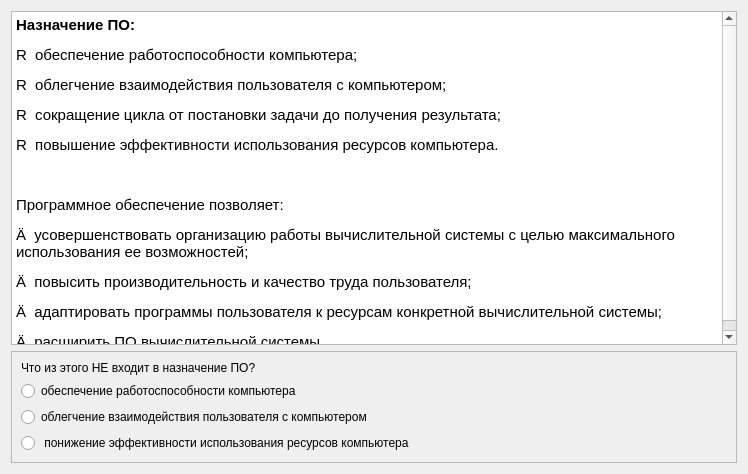
          <widget class="QWidget" name="scrollAreaWidgetContents_5">
           <property name="geometry">
            <rect>
             <x>0</x>
             <y>0</y>
             <width>748</width>
             <height>474</height>
            </rect>
           </property>
           <layout class="QVBoxLayout" name="verticalLayout_16">
            <item>
             <widget class="QTextEdit" name="textEdit_5">
              <property name="html">
               <string>&lt;!DOCTYPE HTML PUBLIC &quot;-//W3C//DTD HTML 4.0//EN&quot; &quot;http://www.w3.org/TR/REC-html40/strict.dtd&quot;&gt;
&lt;html&gt;&lt;head&gt;&lt;meta name=&quot;qrichtext&quot; content=&quot;1&quot; /&gt;&lt;style type=&quot;text/css&quot;&gt;
p, li { white-space: pre-wrap; }
&lt;/style&gt;&lt;/head&gt;&lt;body style=&quot; font-family:'MS Shell Dlg 2'; font-size:7.8pt; font-weight:400; font-style:normal;&quot;&gt;
&lt;p style=&quot; margin-top:12px; margin-bottom:12px; margin-left:0px; margin-right:0px; -qt-block-indent:0; text-indent:0px;&quot;&gt;&lt;span style=&quot; font-size:11pt; font-weight:600;&quot;&gt;Назначение ПО:&lt;/span&gt;&lt;span style=&quot; font-size:11pt;&quot;&gt; &lt;/span&gt;&lt;/p&gt;
&lt;p style=&quot; margin-top:12px; margin-bottom:12px; margin-left:0px; margin-right:0px; -qt-block-indent:0; text-indent:0px;&quot;&gt;&lt;span style=&quot; font-family:'Wingdings 2'; font-size:11pt;&quot;&gt;R&lt;/span&gt;&lt;span style=&quot; font-family:'Times New Roman'; font-size:11pt;&quot;&gt;  &lt;/span&gt;&lt;span style=&quot; font-size:11pt;&quot;&gt;обеспечение работоспособности компьютера; &lt;/span&gt;&lt;/p&gt;
&lt;p style=&quot; margin-top:12px; margin-bottom:12px; margin-left:0px; margin-right:0px; -qt-block-indent:0; text-indent:0px;&quot;&gt;&lt;span style=&quot; font-family:'Wingdings 2'; font-size:11pt;&quot;&gt;R&lt;/span&gt;&lt;span style=&quot; font-family:'Times New Roman'; font-size:11pt;&quot;&gt;  &lt;/span&gt;&lt;span style=&quot; font-size:11pt;&quot;&gt;облегчение взаимодействия пользователя с компьютером; &lt;/span&gt;&lt;/p&gt;
&lt;p style=&quot; margin-top:12px; margin-bottom:12px; margin-left:0px; margin-right:0px; -qt-block-indent:0; text-indent:0px;&quot;&gt;&lt;span style=&quot; font-family:'Wingdings 2'; font-size:11pt;&quot;&gt;R&lt;/span&gt;&lt;span style=&quot; font-family:'Times New Roman'; font-size:11pt;&quot;&gt;  &lt;/span&gt;&lt;span style=&quot; font-size:11pt;&quot;&gt;сокращение цикла от постановки задачи до получения результата; &lt;/span&gt;&lt;/p&gt;
&lt;p style=&quot; margin-top:12px; margin-bottom:12px; margin-left:0px; margin-right:0px; -qt-block-indent:0; text-indent:0px;&quot;&gt;&lt;span style=&quot; font-family:'Wingdings 2'; font-size:11pt;&quot;&gt;R&lt;/span&gt;&lt;span style=&quot; font-family:'Times New Roman'; font-size:11pt;&quot;&gt;  &lt;/span&gt;&lt;span style=&quot; font-size:11pt;&quot;&gt;повышение эффективности использования ресурсов компьютера. &lt;/span&gt;&lt;/p&gt;
&lt;p style=&quot; margin-top:12px; margin-bottom:12px; margin-left:0px; margin-right:0px; -qt-block-indent:0; text-indent:0px;&quot;&gt;&lt;span style=&quot; font-size:11pt;&quot;&gt;  &lt;/span&gt;&lt;/p&gt;
&lt;p style=&quot; margin-top:12px; margin-bottom:12px; margin-left:0px; margin-right:0px; -qt-block-indent:0; text-indent:0px;&quot;&gt;&lt;span style=&quot; font-size:11pt;&quot;&gt;Программное обеспечение позволяет: &lt;/span&gt;&lt;/p&gt;
&lt;p style=&quot; margin-top:12px; margin-bottom:12px; margin-left:0px; margin-right:0px; -qt-block-indent:0; text-indent:0px;&quot;&gt;&lt;span style=&quot; font-family:'Wingdings'; font-size:11pt;&quot;&gt;Ä&lt;/span&gt;&lt;span style=&quot; font-family:'Times New Roman'; font-size:11pt;&quot;&gt;  &lt;/span&gt;&lt;span style=&quot; font-size:11pt;&quot;&gt;усовершенствовать организацию работы вычислительной системы с целью максимального использования ее возможностей; &lt;/span&gt;&lt;/p&gt;
&lt;p style=&quot; margin-top:12px; margin-bottom:12px; margin-left:0px; margin-right:0px; -qt-block-indent:0; text-indent:0px;&quot;&gt;&lt;span style=&quot; font-family:'Wingdings'; font-size:11pt;&quot;&gt;Ä&lt;/span&gt;&lt;span style=&quot; font-family:'Times New Roman'; font-size:11pt;&quot;&gt;  &lt;/span&gt;&lt;span style=&quot; font-size:11pt;&quot;&gt;повысить производительность и качество труда пользователя; &lt;/span&gt;&lt;/p&gt;
&lt;p style=&quot; margin-top:12px; margin-bottom:12px; margin-left:0px; margin-right:0px; -qt-block-indent:0; text-indent:0px;&quot;&gt;&lt;span style=&quot; font-family:'Wingdings'; font-size:11pt;&quot;&gt;Ä&lt;/span&gt;&lt;span style=&quot; font-family:'Times New Roman'; font-size:11pt;&quot;&gt;  &lt;/span&gt;&lt;span style=&quot; font-size:11pt;&quot;&gt;адаптировать программы пользователя к ресурсам конкретной вычислительной системы; &lt;/span&gt;&lt;/p&gt;
&lt;p style=&quot; margin-top:12px; margin-bottom:12px; margin-left:0px; margin-right:0px; -qt-block-indent:0; text-indent:0px;&quot;&gt;&lt;span style=&quot; font-family:'Wingdings'; font-size:11pt;&quot;&gt;Ä&lt;/span&gt;&lt;span style=&quot; font-family:'Times New Roman'; font-size:11pt;&quot;&gt;  &lt;/span&gt;&lt;span style=&quot; font-size:11pt;&quot;&gt;расширить ПО вычислительной системы. &lt;/span&gt;&lt;/p&gt;&lt;/body&gt;&lt;/html&gt;</string>
              </property>
             </widget>
            </item>
            <item>
             <widget class="QFrame" name="frame_5">
              <property name="frameShape">
               <enum>QFrame::StyledPanel</enum>
              </property>
              <property name="frameShadow">
               <enum>QFrame::Raised</enum>
              </property>
              <layout class="QVBoxLayout" name="verticalLayout_15">
               <item>
                <widget class="QLabel" name="label_5">
                 <property name="text">
                  <string>Что из этого НЕ входит в назначение ПО? </string>
                 </property>
                </widget>
               </item>
               <item>
                <widget class="QRadioButton" name="radioButton_13">
                 <property name="text">
                  <string>обеспечение работоспособности компьютера</string>
                 </property>
                 <attribute name="buttonGroup">
                  <string notr="true">buttonGroup_5</string>
                 </attribute>
                </widget>
               </item>
               <item>
                <widget class="QRadioButton" name="radioButton_14">
                 <property name="text">
                  <string>облегчение взаимодействия пользователя с компьютером</string>
                 </property>
                 <attribute name="buttonGroup">
                  <string notr="true">buttonGroup_5</string>
                 </attribute>
                </widget>
               </item>
               <item>
                <widget class="QRadioButton" name="radioButton_15">
                 <property name="text">
                  <string> понижение эффективности использования ресурсов компьютера</string>
                 </property>
                 <attribute name="buttonGroup">
                  <string notr="true">buttonGroup_5</string>
                 </attribute>
                </widget>
               </item>
              </layout>
             </widget>
            </item>
           </layout>
          </widget>
